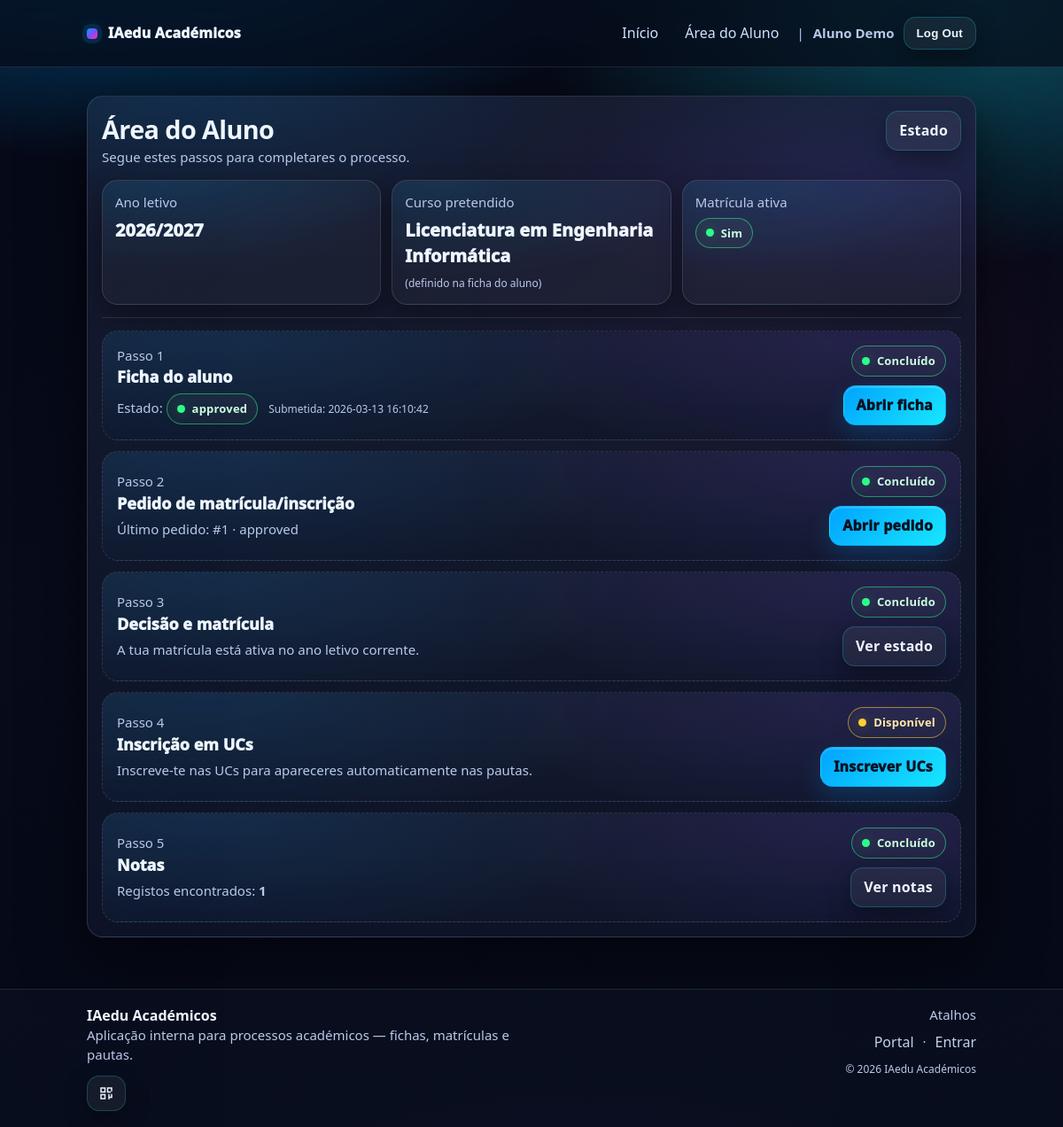
The app's page /tp1/aluno/area.php (signed in) with its own data.
### tables this page shows
CREATE TABLE `courses` (
  `id` int(10) UNSIGNED NOT NULL,
  `code` varchar(30) NOT NULL,
  `name` varchar(160) NOT NULL,
  `active` tinyint(1) NOT NULL DEFAULT 1,
  `created_at` datetime NOT NULL DEFAULT current_timestamp()
);

CREATE TABLE `student_profiles` (
  `id` int(10) UNSIGNED NOT NULL,
  `user_id` int(10) UNSIGNED NOT NULL,
  `full_name` varchar(160) NOT NULL,
  `birth_date` date DEFAULT NULL,
  `phone` varchar(30) DEFAULT NULL,
  `address` varchar(255) DEFAULT NULL,
  `photo_path` varchar(255) DEFAULT NULL,
  `desired_course_id` int(10) UNSIGNED DEFAULT NULL,
  `status` enum('draft','submitted','approved','rejected') NOT NULL DEFAULT 'draft',
  `submitted_at` datetime DEFAULT NULL,
  `decided_by` int(10) UNSIGNED DEFAULT NULL,
  `decided_at` datetime DEFAULT NULL,
  `decision_notes` text DEFAULT NULL,
  `updated_at` datetime NOT NULL DEFAULT current_timestamp() ON UPDATE current_timestamp()
);

CREATE TABLE `enrollment_requests` (
  `id` int(10) UNSIGNED NOT NULL,
  `user_id` int(10) UNSIGNED NOT NULL,
  `course_id` int(10) UNSIGNED NOT NULL,
  `course2_id` int(10) UNSIGNED DEFAULT NULL,
  `course3_id` int(10) UNSIGNED DEFAULT NULL,
  `status` enum('pending','approved','rejected') NOT NULL DEFAULT 'pending',
  `created_at` datetime NOT NULL DEFAULT current_timestamp(),
  `decided_by` int(10) UNSIGNED DEFAULT NULL,
  `decided_at` datetime DEFAULT NULL,
  `decision_notes` text DEFAULT NULL
);

### tp1/aluno/area.php (the view, shortened to what this page needs)
<?php
$u = require_role('aluno');
$pdo = db();
$academicYear = date('Y') . '/' . (date('Y') + 1);
$st = $pdo->prepare("
  SELECT status, desired_course_id, submitted_at, decided_at
  FROM student_profiles
  WHERE user_id=?
  LIMIT 1
");
$st->execute([$u['id']]);
$sp = $st->fetch();
$profileStatus   = $sp['status'] ?? null;
$desiredCourseId = isset($sp['desired_course_id']) ? (int)$sp['desired_course_id'] : 0;
$desiredCourseName = null;
if ($desiredCourseId > 0) {
  $st = $pdo->prepare("SELECT name FROM courses WHERE id=? LIMIT 1");
  $st->execute([$desiredCourseId]);
  $desiredCourseName = $st->fetchColumn() ?: null;
}
$st = $pdo->prepare("
  SELECT id, status, created_at, decided_at, course_id, course2_id, course3_id
  FROM enrollment_requests
  WHERE user_id=?
  ORDER BY created_at DESC
  LIMIT 1
");
$st->execute([$u['id']]);
$er = $st->fetch();
$enrollStatus = $er['status'] ?? null;
$st = $pdo->prepare("
  SELECT COUNT(*) FROM student_course_enrollments
  WHERE user_id=? AND academic_year=? AND status='active'
");
$st->execute([$u['id'], $academicYear]);
$hasActiveEnrollment = ((int)$st->fetchColumn() > 0);
$st = $pdo->prepare("
  SELECT COUNT(*)
  FROM grade_sheet_rows r
  JOIN grade_sheets gs ON gs.id = r.grade_sheet_id
  WHERE r.student_user_id=?
");
$st->execute([$u['id']]);
$gradesCount = (int)$st->fetchColumn();
function badge_class(?string $status): string {
  return match ($status) {
    'approved' => 'ok',
    'submitted' => 'warn',
    'rejected' => 'bad',
    'draft' => '',
    default => ''
  };
}
function step_state(bool $done, bool $blocked): array {
  if ($done) return ['ok', 'Concluído'];
  return ['warn', 'Pendente'];
}
$step1_done = in_array((string)$profileStatus, ['submitted','approved'], true);
$step1_blocked = false;
$step2_done = (bool)$er;
$step2_blocked = !$step1_done || $desiredCourseId <= 0;
$step3_done = $hasActiveEnrollment || ($enrollStatus === 'approved');
$step3_blocked = !$step2_done;
$step4_blocked = !$hasActiveEnrollment;
$step5_done = ($gradesCount > 0);
$step5_blocked = ($gradesCount === 0);
require __DIR__ . '/../templates/header.php';
?>
<div class="card">
  <div class="card-header">
    <div>
      <h1 class="page-title" style="margin:0;">Área do Aluno</h1>
      <div class="subtle">Segue estes passos para completares o processo.</div>
    </div>
    <div class="row">
      <a class="btn btn-ghost" href="<?= BASE_URL ?>/aluno/estado.php">Estado</a>
    </div>
  </div>
  <div class="kpi" style="margin-top:14px;">
    <div class="box">
      <div class="subtle">Ano letivo</div>
      <div class="big"><?= htmlspecialchars($academicYear) ?></div>
    </div>
    <div class="box">
      <div class="subtle">Curso pretendido</div>
      <div class="big"><?= htmlspecialchars($desiredCourseName ?? '—') ?></div>
      <div class="subtle" style="margin-top:8px; font-size:12px;">
        (definido na ficha do aluno)
      </div>
    </div>
    <div class="box">
      <div class="subtle">Matrícula ativa</div>
      <div class="big">
        <span class="badge <?= $hasActiveEnrollment ? 'ok' : 'warn' ?>">
          <?= $hasActiveEnrollment ? 'Sim' : 'Não' ?>
        </span>
      </div>
    </div>
  </div>
  <hr>
  <?php [$b1,$l1] = step_state($step1_done, $step1_blocked); ?>
  <div class="card" style="box-shadow:none; margin:0 0 12px; border-style:dashed;">
    <div class="row" style="justify-content:space-between;">
      <div>
        <div class="subtle">Passo 1</div>
        <div style="font-weight:950; font-size:18px;">Ficha do aluno</div>
        <div class="subtle" style="margin-top:6px;">
          Estado:
          <span class="badge <?= badge_class($profileStatus) ?>"><?= htmlspecialchars((string)($profileStatus ?? 'não iniciada')) ?></span>
          <?php if (!empty($sp['submitted_at'])): ?>
            <span class="subtle" style="margin-left:8px; font-size:12px;">
              Submetida: <?= htmlspecialchars((string)$sp['submitted_at']) ?>
            </span>
          <?php endif; ?>
        </div>
      </div>
      <div style="text-align:right;">
        <span class="badge <?= $b1 ?>"><?= $l1 ?></span>
        <div class="row" style="margin-top:10px; justify-content:flex-end;">
          <a class="btn" href="<?= BASE_URL ?>/aluno/ficha.php">Abrir ficha</a>
        </div>
      </div>
    </div>
  </div>
  <?php [$b2,$l2] = step_state($step2_done, $step2_blocked); ?>
  <div class="card" style="box-shadow:none; margin:0 0 12px; border-style:dashed;">
    <div class="row" style="justify-content:space-between;">
      <div>
        <div class="subtle">Passo 2</div>
        <div style="font-weight:950; font-size:18px;">Pedido de matrícula/inscrição</div>
        <div class="subtle" style="margin-top:6px;">
          <?= $er ? ("Último pedido: #" . (int)$er['id'] . " · " . htmlspecialchars((string)$er['status'])) : "Ainda não existe pedido." ?>
        </div>
      </div>
      <div style="text-align:right;">
        <span class="badge <?= $b2 ?>"><?= $l2 ?></span>
        <div class="row" style="margin-top:10px; justify-content:flex-end;">
          <?php if ($step2_blocked): ?>
            <a class="btn btn-ghost" href="<?= BASE_URL ?>/aluno/ficha.php">Submeter ficha primeiro</a>
          <?php else: ?>
            <a class="btn" href="<?= BASE_URL ?>/aluno/pedido_matricula.php">Abrir pedido</a>
          <?php endif; ?>
        </div>
      </div>
    </div>
  </div>
  <?php [$b3,$l3] = step_state($step3_done, $step3_blocked); ?>
  <div class="card" style="box-shadow:none; margin:0 0 12px; border-style:dashed;">
    <div class="row" style="justify-content:space-between;">
      <div>
        <div class="subtle">Passo 3</div>
        <div style="font-weight:950; font-size:18px;">Decisão e matrícula</div>
        <div class="subtle" style="margin-top:6px;">
          <?= $hasActiveEnrollment ? "A tua matrícula está ativa no ano letivo corrente." : "Aguarda decisão dos Serviços Académicos." ?>
        </div>
      </div>
      <div style="text-align:right;">
        <span class="badge <?= $b3 ?>"><?= $l3 ?></span>
        <div class="row" style="margin-top:10px; justify-content:flex-end;">
          <a class="btn btn-ghost" href="<?= BASE_URL ?>/aluno/estado.php">Ver estado</a>
        </div>
      </div>
    </div>
  </div>
  <div class="card" style="box-shadow:none; margin:0 0 12px; border-style:dashed;">
    <div class="row" style="justify-content:space-between;">
      <div>
        <div class="subtle">Passo 4</div>
        <div style="font-weight:950; font-size:18px;">Inscrição em UCs</div>
        <div class="subtle" style="margin-top:6px;">
          Inscreve-te nas UCs para apareceres automaticamente nas pautas.
        </div>
      </div>
      <div style="text-align:right;">
        <span class="badge <?= $step4_blocked ? 'bad' : 'warn' ?>">
          <?= $step4_blocked ? 'Bloqueado' : 'Disponível' ?>
        </span>
        <div class="row" style="margin-top:10px; justify-content:flex-end;">
          <?php if ($step4_blocked): ?>
            <a class="btn btn-ghost" href="<?= BASE_URL ?>/aluno/pedido_matricula.php">Aguardar matrícula</a>
          <?php else: ?>
            <a class="btn" href="<?= BASE_URL ?>/aluno/inscricoes_uc.php">Inscrever UCs</a>
          <?php endif; ?>
        </div>
      </div>
    </div>
  </div>
  <?php [$b5,$l5] = step_state($step5_done, $step5_blocked); ?>
  <div class="card" style="box-shadow:none; margin:0; border-style:dashed;">
    <div class="row" style="justify-content:space-between;">
      <div>
        <div class="subtle">Passo 5</div>
        <div style="font-weight:950; font-size:18px;">Notas</div>
        <div class="subtle" style="margin-top:6px;">
          Registos encontrados: <strong><?= $gradesCount ?></strong>
        </div>
      </div>
      <div style="text-align:right;">
        <span class="badge <?= $b5 ?>"><?= $l5 ?></span>
        <div class="row" style="margin-top:10px; justify-content:flex-end;">
          <a class="btn btn-ghost" href="<?= BASE_URL ?>/aluno/notas.php">Ver notas</a>
        </div>
      </div>
    </div>
  </div>
</div>
<?php require __DIR__ . '/../templates/footer.php'; ?>

### tp1/public/css/styles.css (style rules this page uses)
:root { --bg0:#050816; --bg1:#070b1a; --card: rgba(10, 16, 38, .78); --cardSolid:#0b1230; --text:#eef6ff; --muted:#b9c8ea; --line: rgba(255,255,255,.12); --blue:#00a3ff; --cyan:#18e7ff; --purple:#7c4dff; --pink:#ff2fa1; --lime:#2bff88; --yellow:#ffcf33; --danger:#ff3b6b; --shadow: 0 22px 70px rgba(0,0,0,.55); --shadowSoft: 0 10px 26px rgba(0,0,0,.35); --radius: 18px; --container: 1040px; --pad: clamp(12px, 2.2vw, 18px); }
* { box-sizing:border-box; }
html,body { height:100%; }
html { font-size: 16px; text-size-adjust: 100%; }
body { margin:0; line-height: 1.45; font-family: ui-sans-serif, system-ui, -apple-system, Segoe UI, Roboto, Arial, "Noto Sans", "Helvetica Neue"; color: var(--text); background: radial-gradient(1100px 560px at 12% -12%, rgba(0,163,255,.55), transparent 60%), radial-gradient(920px 540px at 92% 0%, rgba(24,231,255,.32), transparent 55%), radial-gradient(920px 540px at 55% 120%, rgba(124,77,255,.22), transparent 55%), radial-gradient(800px 460px at 70% 30%, rgba(255,47,161,.10), transparent 55%), linear-gradient(180deg, var(--bg0) 0%, var(--bg1) 55%, var(--bg0) 100%); }
body::before { content:""; position: fixed; inset: 0; pointer-events: none; background: linear-gradient(90deg, transparent 0%, rgba(255,255,255,.05) 50%, transparent 100%), repeating-linear-gradient(135deg, rgba(255,255,255,.045) 0px, rgba(255,255,255,.045) 1px, transparent 1px, transparent 10px); opacity: .18; mix-blend-mode: overlay; }
a { color: #cfe3ff; text-decoration:none; }
.page-title { margin: 16px 0 10px; font-size: clamp(22px, 2.4vw, 30px); letter-spacing: -.6px; }
.subtle { color: var(--muted); font-size: clamp(13px, 1.7vw, 15px); }
.card { background: radial-gradient(800px 260px at 12% 0%, rgba(0,163,255,.12), transparent 60%), radial-gradient(780px 260px at 90% 10%, rgba(124,77,255,.12), transparent 55%), linear-gradient(180deg, rgba(255,255,255,.05), rgba(255,255,255,.02)), var(--card); border: 1px solid rgba(255,255,255,.12); border-radius: var(--radius); padding: 16px; box-shadow: var(--shadow); margin: 14px 0; min-width: 0; }
.card-header { display:flex; align-items:flex-start; justify-content:space-between; gap: 12px; margin-bottom: 10px; }
hr { border: 0; height: 1px; background: rgba(255,255,255,.12); margin: 14px 0; }
.row { display:flex; gap: 10px; align-items:center; flex-wrap:wrap; min-width: 0; }
.btn { display:inline-flex; align-items:center; justify-content:center; padding: 10px 14px; border-radius: 14px; border: 1px solid transparent; cursor: pointer; background: linear-gradient(135deg, var(--blue), var(--cyan)); color: #061022; font-weight: 950; letter-spacing: .2px; box-shadow: 0 12px 28px rgba(0,163,255,.20), 0 2px 0 rgba(255,255,255,.16) inset; transition: transform .06s ease, filter .15s ease, box-shadow .15s ease; }
.btn-ghost { background: rgba(255,255,255,.06); border-color: rgba(24,231,255,.22); color: var(--text); font-weight: 850; box-shadow: var(--shadowSoft); }
.badge { display:inline-flex; align-items:center; gap: 8px; padding: 7px 11px; border-radius: 999px; border: 1px solid rgba(255,255,255,.14); font-weight: 900; font-size: 13px; letter-spacing: .2px; background: rgba(255,255,255,.04); }
.badge::before { content:""; width: 9px; height: 9px; border-radius: 999px; background: rgba(255,255,255,.25); box-shadow: 0 0 0 3px rgba(255,255,255,.05); }
.badge.ok { border-color: rgba(43,255,136,.50); color:#caffdf; }
.badge.ok::before { background: var(--lime); box-shadow: 0 0 14px rgba(43,255,136,.25); }
.badge.warn { border-color: rgba(255,207,51,.55); color:#ffe9aa; }
.badge.warn::before { background: var(--yellow); box-shadow: 0 0 14px rgba(255,207,51,.25); }
.kpi { display:grid; grid-template-columns: repeat(3, minmax(0, 1fr)); gap: 12px; min-width: 0; }
.kpi .box { border: 1px solid rgba(255,255,255,.12); border-radius: var(--radius); padding: 14px; background: radial-gradient(500px 180px at 20% 0%, rgba(0,163,255,.12), transparent 60%), rgba(255,255,255,.03); box-shadow: var(--shadowSoft); min-width: 0; }
.kpi .big { font-size: 20px; font-weight: 950; margin-top: 6px; }

### records on screen
courses: name "Licenciatura em Engenharia Informática"
student_profiles: status "approved", submitted_at "2026-03-13 16:10:42"
enrollment_requests: id "1", status "approved"

### other values on screen
$u['name'] "Aluno Demo"
$l1 "Concluído"
$l2 "Concluído"
$l3 "Concluído"
$gradesCount "1"
$l5 "Concluído"
